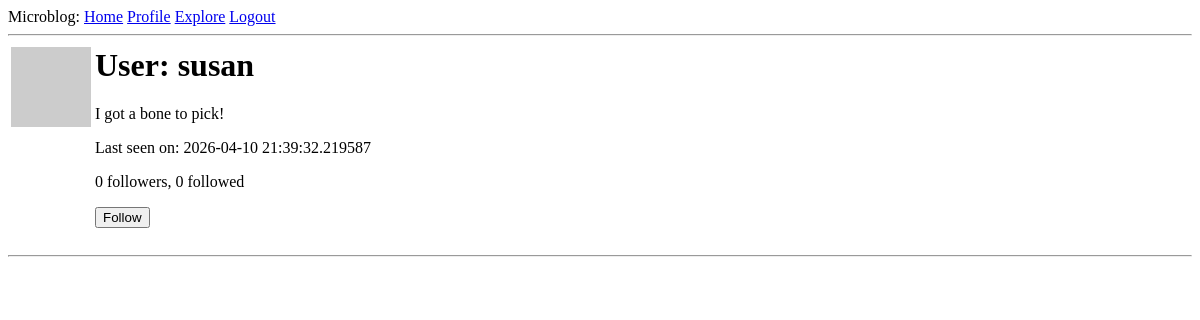
The app's page /user/susan (signed in), older data.
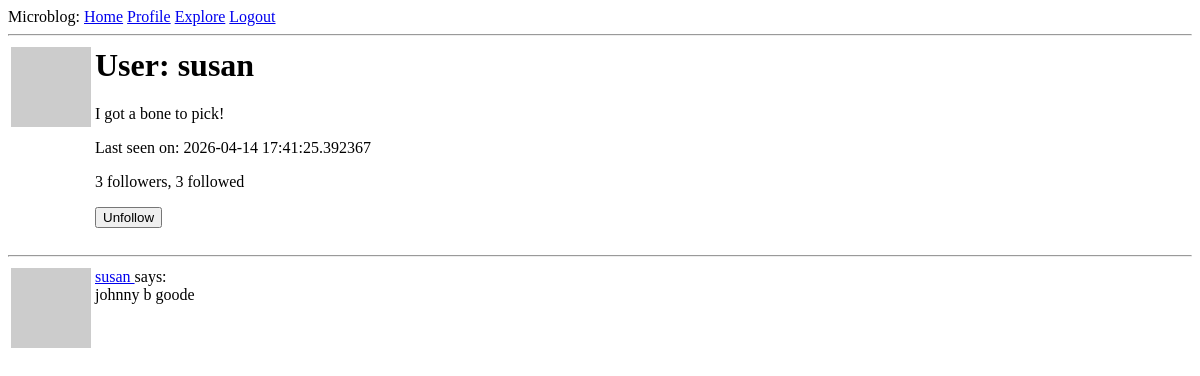
The same page, newer data.
### app/models.py (models this page shows, shortened)
class User(UserMixin, db.Model):
    id = db.Column(db.Integer, primary_key = True)
    username = db.Column(db.String(64), index=True, unique=True)
    email = db.Column(db.String(128), index=True, unique=True)
    password_hash = db.Column(db.String(128))
    posts = db.relationship('Post', backref='author', lazy='dynamic')
    about_me = db.Column(db.String(140))
    last_seen = db.Column(db.DateTime, default=datetime.utcnow)
    def avatar(self, size):
        digest = md5(self.email.lower().encode('utf-8')).hexdigest()
        return 'https://www.gravatar.com/avatar/{}?d=identicon&s={}'.format(
            digest, size
        )
    followed = db.relationship(
        'User', secondary=followers,
        primaryjoin = (followers.c.follower_id == id),
        secondaryjoin = (followers.c.followed_id == id),
        backref=db.backref('followers', lazy='dynamic'), lazy='dynamic')
    def is_following(self, user):
        return self.followed.filter(
            followers.c.followed_id == user.id).count() > 0

class Post(db.Model):
    id = db.Column(db.Integer, primary_key = True)
    body = db.Column(db.String(140))
    timestamp = db.Column(db.DateTime, index = True, default= datetime.utcnow)
    user_id = db.Column(db.Integer, db.ForeignKey('user.id'))

### app/routes.py (the view)
@app.route('/user/<username>')
@login_required
def user(username):
    user = User.query.filter_by(username=username).first_or_404()
    page = request.args.get('page', 1, type=int)
    posts = user.posts.order_by(Post.timestamp.desc()).paginate(
        page=page, per_page=app.config['POSTS_PER_PAGE'], error_out=False
    )
    next_url = url_for('user', username=user.username, page=posts.next_num) \
        if posts.has_next else None
    prev_url = url_for('user', username=user.username, page=posts.prev_num) \
        if posts.has_prev else None
    form = EmptyForm()
    return render_template('user.html', user=user, posts=posts.items, next_url=next_url, prev_url=prev_url, form=form)

### app/forms.py
class EmptyForm(FlaskForm):
    submit = SubmitField('Submit')

### app/models.py (called while the page is built)
@login.user_loader
def load_user(id):
    return User.query.get(int(id))

### app/routes.py (called while the page is built)
@app.before_request
def before_request():
    if current_user.is_authenticated:
        current_user.last_seen = datetime.utcnow()
        db.session.commit()

### app/templates/user.html (shortened to what this page needs)
{% extends "base.html" %}
{% block content %}
    <table>
        <tr valign="top">
            <td><img src="{{ user.avatar(128) }}"></td>
            <td>
                <h1>User: {{ user.username }}</h1>
                {% if user.about_me %}<p>{{ user.about_me }}</p>{% endif %}
                {% if user.last_seen %}<p>Last seen on: {{ user.last_seen }}</p>{% endif %}
                <p>{{ user.followers.count() }} followers, {{ user.followed.count() }} followed</p>
                {% if user == current_user %}
                <p><a href="{{ url_for('edit_profile') }}">Edit your Profile</a></p>
                {% elif not current_user.is_following(user) %}
                <p>
                    <form action="{{ url_for('follow', username=user.username) }}" method="post">
                        {{ form.submit(value='Follow') }}
                    </form>
                </p>
                {% else %}
                <p>
                    <form action="{{ url_for('unfollow', username=user.username) }}" method="post">
                        {{ form.submit(value='Unfollow') }}
                    </form>
                </p>
                {% endif %}
            </td>
        </tr>
    </table>
    <hr>
    {% for post in posts %}
        {% include '_post.html' %}
    {% endfor %}
{% endblock %}

### app/templates/_post.html
<table>
    <tr valign="top">
        <td>
            <img src="{{ post.author.avatar(36) }}">
        </td>
        <td>
            <a href="{{ url_for('user', username=post.author.username) }}">
                {{ post.author.username }}
            </a>
            says:<br>{{ post.body }}
        </td>
    </tr>
</table>

Row changes from the older to the newer data that the page shows:
changed User "susan": last_seen "2026-04-10 21:39:32.219587" → "2026-04-14 17:41:25.392367"
added Post: author.username "susan", body "johnny b goode"
Text that changed along with them:
{{ user.followers.count() }}: "0" → "3"
{{ user.followed.count() }}: "0" → "3"
form field submit: (not shown) → "Unfollow"
form field submit: "Follow" → (not shown)
